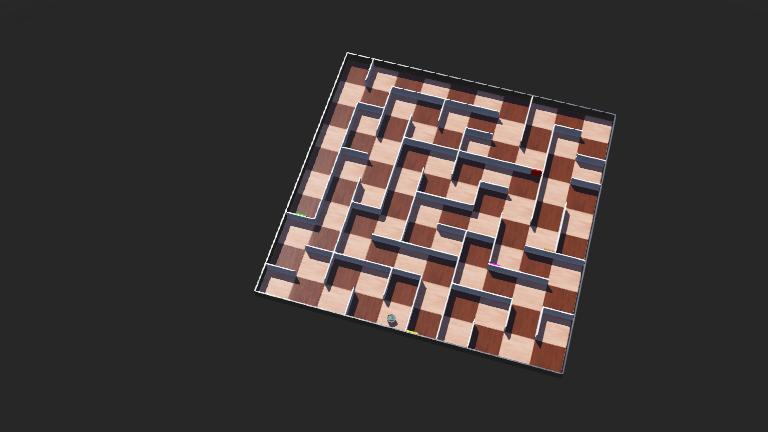
#> input picture worlds/.RoboGames 2024 University Category(BB-Alr-8).jpg, 768 x 432 px, given in place of the camera
$ python color_calib.py
#> lines starting #> are read from the running program, lines starting #| are printed output that depends on the picture; after the words box and inside, x2 and y2 are one past the last pixel; in counts of white or black regions, pixels touching at a corner belong together
import cv2
import numpy as np
import time


def create_trackbars():
    """Create trackbars for HSV range adjustment."""
    # Create a window for the trackbars
    cv2.namedWindow("HSV Trackbars")

    # Create trackbars for lower and upper HSV bounds
    cv2.createTrackbar("L-H", "HSV Trackbars", 0, 179, lambda x: None)
    cv2.createTrackbar("L-S", "HSV Trackbars", 0, 255, lambda x: None)
    cv2.createTrackbar("L-V", "HSV Trackbars", 0, 255, lambda x: None)
    cv2.createTrackbar("U-H", "HSV Trackbars", 179, 179, lambda x: None)
    cv2.createTrackbar("U-S", "HSV Trackbars", 255, 255, lambda x: None)
    cv2.createTrackbar("U-V", "HSV Trackbars", 255, 255, lambda x: None)

    # Set initial values for common colors (blue by default)
    cv2.setTrackbarPos("L-H", "HSV Trackbars", 90)
    cv2.setTrackbarPos("L-S", "HSV Trackbars", 50)
    cv2.setTrackbarPos("L-V", "HSV Trackbars", 50)
    cv2.setTrackbarPos("U-H", "HSV Trackbars", 130)
    cv2.setTrackbarPos("U-S", "HSV Trackbars", 255)
    cv2.setTrackbarPos("U-V", "HSV Trackbars", 255)


def get_trackbar_values():
    """Get current values from all trackbars."""
    l_h = cv2.getTrackbarPos("L-H", "HSV Trackbars")
    l_s = cv2.getTrackbarPos("L-S", "HSV Trackbars")
    l_v = cv2.getTrackbarPos("L-V", "HSV Trackbars")
    u_h = cv2.getTrackbarPos("U-H", "HSV Trackbars")
    u_s = cv2.getTrackbarPos("U-S", "HSV Trackbars")
    u_v = cv2.getTrackbarPos("U-V", "HSV Trackbars")

    return np.array([l_h, l_s, l_v]), np.array([u_h, u_s, u_v])


def set_preset_values(preset):
    """Set trackbar positions to preset values for common colors."""
    presets = {
        "blue": ([90, 50, 50], [130, 255, 255]),
        "green": ([40, 40, 40], [80, 255, 255]),
        "red_lower": ([0, 120, 70], [10, 255, 255]),
        "red_upper": ([160, 100, 70], [180, 255, 255]),
        "yellow": ([20, 100, 100], [30, 255, 255]),
    }

    if preset in presets:
        lower, upper = presets[preset]
        cv2.setTrackbarPos("L-H", "HSV Trackbars", lower[0])
        cv2.setTrackbarPos("L-S", "HSV Trackbars", lower[1])
        cv2.setTrackbarPos("L-V", "HSV Trackbars", lower[2])
        cv2.setTrackbarPos("U-H", "HSV Trackbars", upper[0])
        cv2.setTrackbarPos("U-S", "HSV Trackbars", upper[1])
        cv2.setTrackbarPos("U-V", "HSV Trackbars", upper[2])


def connect_camera():
    """Attempt to connect to a camera."""
    camera_ports = [0, 1, 2]

    for port in camera_ports:
        try:
            print(f"Attempting to connect to camera on port {port}...")
            cap = cv2.VideoCapture(port)

            # Check if camera opened successfully
            if cap.isOpened():
                # Verify we can read a frame
                ret, frame = cap.read()
#> frame is the input picture: shape (432, 768, 3); mean B, G, R 55, 56.3, 63.1
                if ret:
                    print(f"Successfully connected to camera on port {port}")
                    return cap
                else:
                    print(f"Camera on port {port} opened but couldn't read a frame")
                    cap.release()
            else:
                print(f"Failed to open camera on port {port}")
        except Exception as e:
            print(f"Error trying camera port {port}: {e}")
            if "cap" in locals():
                cap.release()

    return None


def main():
    """Main function to run the color calibration tool."""
    print("Starting Color Calibration Tool")

    # Connect to camera
    cap = connect_camera()
    if cap is None:
        print("No working camera found. Exiting.")
        return

    # Create trackbars for HSV adjustment
    create_trackbars()

    # Create windows for displaying images
    cv2.namedWindow("Original", cv2.WINDOW_NORMAL)
    cv2.namedWindow("Mask", cv2.WINDOW_NORMAL)
    cv2.namedWindow("Result", cv2.WINDOW_NORMAL)

    # Add instructions
    print("\nInstructions:")
    print("1. Place the colored box in front of the camera")
    print("2. Adjust the trackbars to isolate the color")
    print("3. Use keyboard shortcuts for preset colors:")
    print("   - 'b': Blue preset")
    print("   - 'g': Green preset")
    print("   - 'r': Red lower range preset")
    print("   - 't': Red upper range preset")
    print("   - 'y': Yellow preset")
    print("4. Press 's' to save the current values")
    print("5. Press 'q' to quit\n")

    current_color = "unnamed"

    while True:
        # Read frame from camera
        ret, frame = cap.read()
        if not ret:
            print("Failed to capture frame, retrying...")
            time.sleep(0.1)
            continue

        # Convert to HSV
        hsv = cv2.cvtColor(frame, cv2.COLOR_BGR2HSV)
#> hsv: shape (432, 768, 3); mean H, S, V 13.2, 18.4, 63.7

        # Get current trackbar positions
        lower_hsv, upper_hsv = get_trackbar_values()

        # Create mask and apply it
        mask = cv2.inRange(hsv, lower_hsv, upper_hsv)
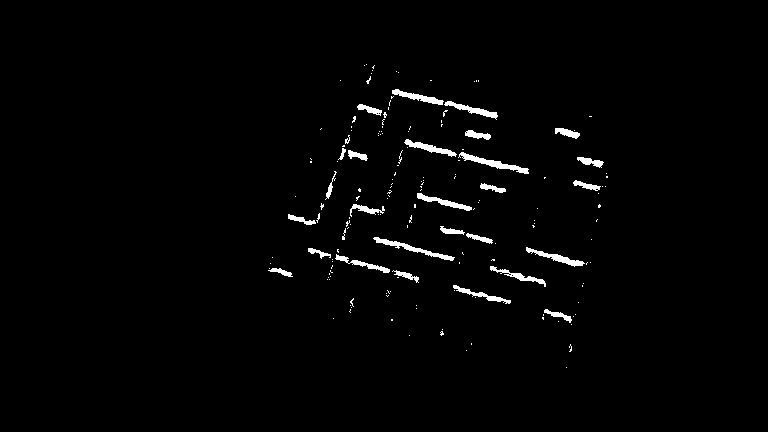
#> mask: shape (432, 768); 1.6% white; 169 white regions (140 under 20 px)
        result = cv2.bitwise_and(frame, frame, mask=mask)
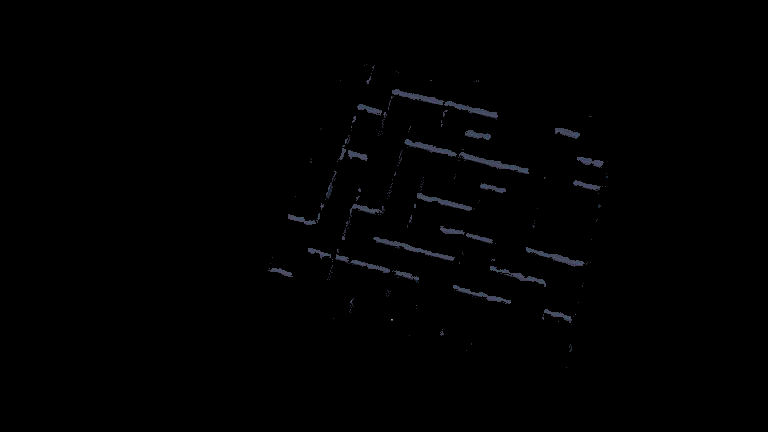
#> result: shape (432, 768, 3); mean B, G, R 1.5, 1.1, 1.1

        # Find contours
        contours, _ = cv2.findContours(mask, cv2.RETR_EXTERNAL, cv2.CHAIN_APPROX_SIMPLE)
#> contours = 169 contours, 142 with area under 20; largest, box (x1, y1, x2, y2) and area: (458, 152, 529, 174) 312, (373, 237, 455, 261) 284, (526, 247, 585, 267) 238, (404, 139, 457, 157) 232, (444, 101, 498, 120) 226

        # Draw contours on the original frame
        frame_with_contours = frame.copy()
        cv2.drawContours(frame_with_contours, contours, -1, (0, 255, 0), 2)

        # Draw color name and current HSV range
        cv2.putText(
            frame_with_contours,
            f"Color: {current_color}",
            (10, 30),
            cv2.FONT_HERSHEY_SIMPLEX,
            0.7,
            (0, 255, 255),
            2,
        )

        cv2.putText(
            frame_with_contours,
            f"Lower HSV: [{lower_hsv[0]}, {lower_hsv[1]}, {lower_hsv[2]}]",
            (10, 60),
            cv2.FONT_HERSHEY_SIMPLEX,
            0.7,
            (0, 255, 255),
            2,
        )

        cv2.putText(
            frame_with_contours,
            f"Upper HSV: [{upper_hsv[0]}, {upper_hsv[1]}, {upper_hsv[2]}]",
            (10, 90),
            cv2.FONT_HERSHEY_SIMPLEX,
            0.7,
            (0, 255, 255),
            2,
        )
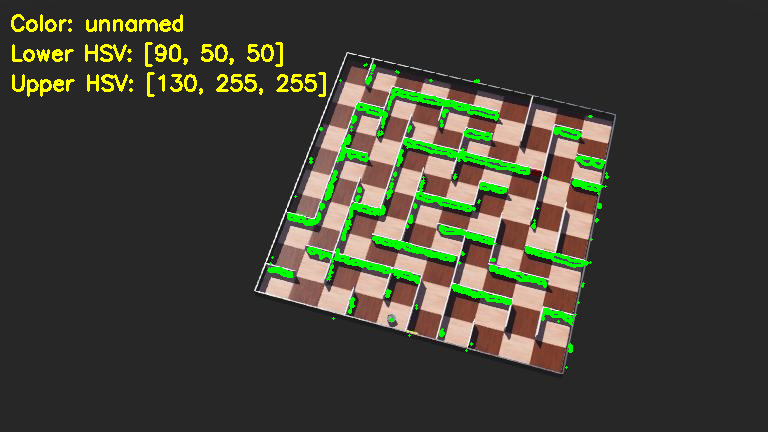
#> frame_with_contours: shape (432, 768, 3); mean B, G, R 52, 64.7, 64.4

        # Show images
        cv2.imshow("Original", frame_with_contours)
        cv2.imshow("Mask", mask)
        cv2.imshow("Result", result)

        # Handle keyboard input
        key = cv2.waitKey(1) & 0xFF
#> (key q is pressed here)
        if key == ord("q"):
            break
        elif key == ord("b"):
            set_preset_values("blue")
            current_color = "blue"
        elif key == ord("g"):
            set_preset_values("green")
            current_color = "green"
        elif key == ord("r"):
            set_preset_values("red_lower")
            current_color = "red (lower range)"
        elif key == ord("t"):
            set_preset_values("red_upper")
            current_color = "red (upper range)"
        elif key == ord("y"):
            set_preset_values("yellow")
            current_color = "yellow"
        elif key == ord("s"):
            # Save current values
            print(f"\nSaved values for {current_color}:")
            print(f"Lower HSV: [{lower_hsv[0]}, {lower_hsv[1]}, {lower_hsv[2]}]")
            print(f"Upper HSV: [{upper_hsv[0]}, {upper_hsv[1]}, {upper_hsv[2]}]")

            # Format for direct use in the robot code
            print(f"\nFor robot code:")
            print(
                f'"{current_color}": (np.array([{lower_hsv[0]}, {lower_hsv[1]}, {lower_hsv[2]}]), np.array([{upper_hsv[0]}, {upper_hsv[1]}, {upper_hsv[2]}])),'
            )

            # Special case for red (which needs two ranges)
            if (
                current_color == "red (lower range)"
                or current_color == "red (upper range)"
            ):
                print(
                    "\nRemember: For red, you need to combine both lower and upper ranges!"
                )

    # Cleanup
    cap.release()
    cv2.destroyAllWindows()
    print("Color Calibration Tool closed")


if __name__ == "__main__":
    main()
